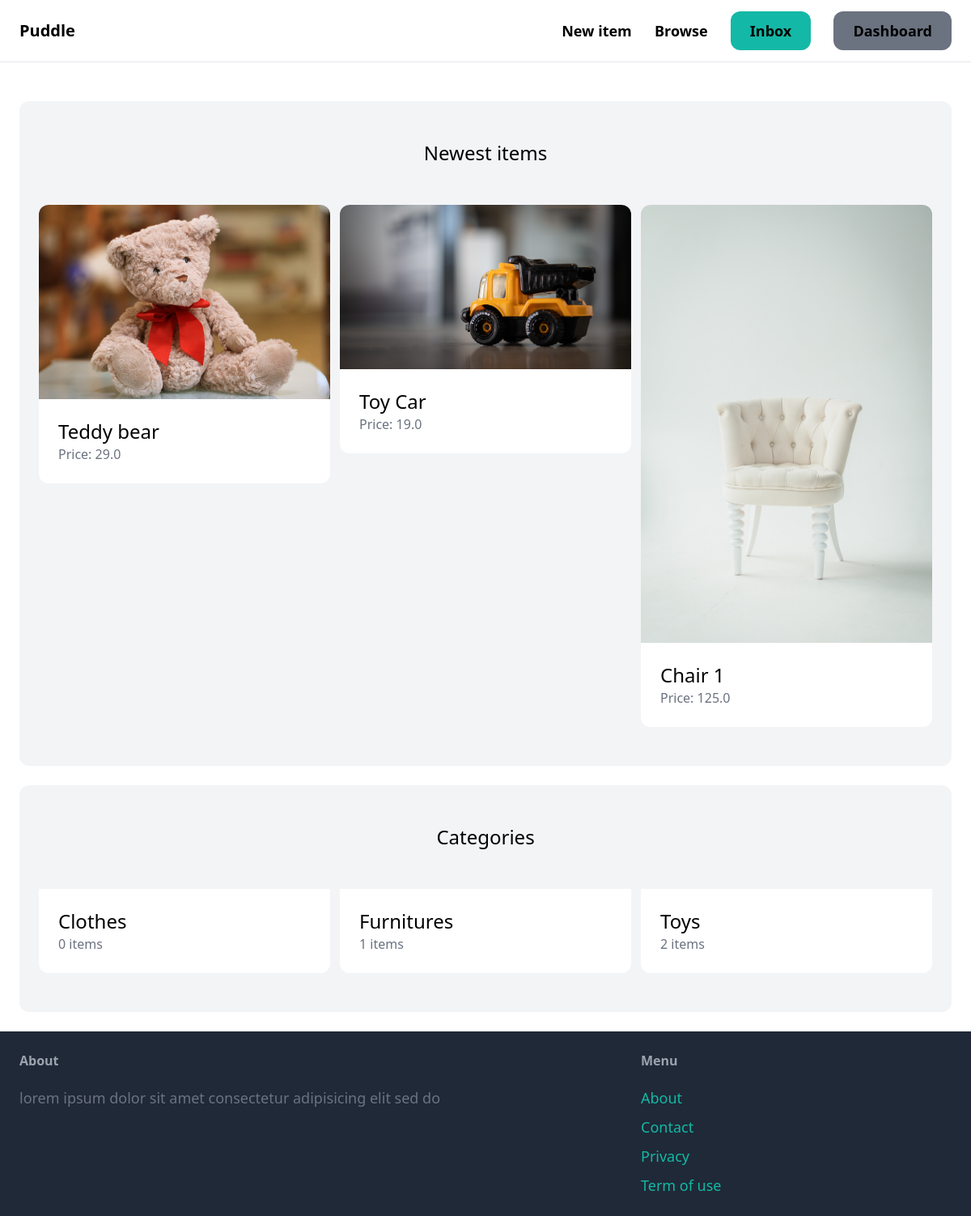
The app's page / (signed in) with its own data.
### item/models.py (models this page shows, shortened)
class Item(models.Model):
    category=models.ForeignKey(Category,related_name='items',on_delete=models.CASCADE)
    name=models.CharField(max_length=255)
    description=models.TextField(blank=True,null=True)
    price=models.FloatField()
    image=models.ImageField(upload_to='item_images',blank=True,null=True)
    is_sold=models.BooleanField(default=False)
    created_by=models.ForeignKey(User,related_name='items',on_delete=models.CASCADE)
    created_at=models.DateTimeField(auto_now_add=True)

class Category(models.Model):
    name=models.CharField(max_length=255)
    class Meta:
        ordering=('name',)
        verbose_name_plural="Categories"

### core/views.py (the view)
# urls.py: path('',views.index,name='index'),
def index(request):
    items=Item.objects.filter(is_sold=False)[0:6]
    categories=Category.objects.all()
    return render(request,"core/index.html",{
        'categories':categories,
        'items':items,
    })

### core/templates/core/index.html (shortened to what this page needs)
{% extends 'core/base.html' %}
{% block content %}
<div class="mt-6 px-6 py-12 bg-gray-100 rounded-xl">
    <h2 class="mb-12 text-2xl text-center">Newest items</h2>
    <div class="grid grid-cols-3 gap-3">
        {% for item in items %}
            <div>
                <a href="{% url 'item:detail' item.id %}">
                    <div>
                        <img src="{{ item.image.url }}" class="rounded-t-xl">
                    </div>
                    <div class="p-6 bg-white rounded-b-xl">
                        <h2 class="text-2xl">{{ item.name }}</h2>
                        <p class="text-gray-500">Price: {{ item.price }}</p>
                    </div>
                </a>
            </div>
        {% endfor %}
    </div>
</div>
<div class="mt-6 px-6 py-12 bg-gray-100 rounded-xl">
    <h2 class="mb-12 text-2xl text-center">Categories</h2>
    <div class="grid grid-cols-3 gap-3">
        {% for category in categories %}
        <div>
            <a href="#">
                <div class="p-6 bg-white rounded-b-xl">
                    <h2 class="text-2xl">{{ category.name }}</h2>
                    <p class="text-gray-500">{{ category.items.count}} items</p>
                </div>
            </a>
        </div>
        {% endfor %}
    </div>
</div>
{% endblock %}

### records on screen
Item: image (picture), name "Teddy bear", price "29.0"
Item: image (picture), name "Toy Car", price "19.0"
Item: image (picture), name "Chair 1", price "125.0"
Category: name "Clothes", items.count "0"
Category: name "Furnitures", items.count "1"
Category: name "Toys", items.count "2"
